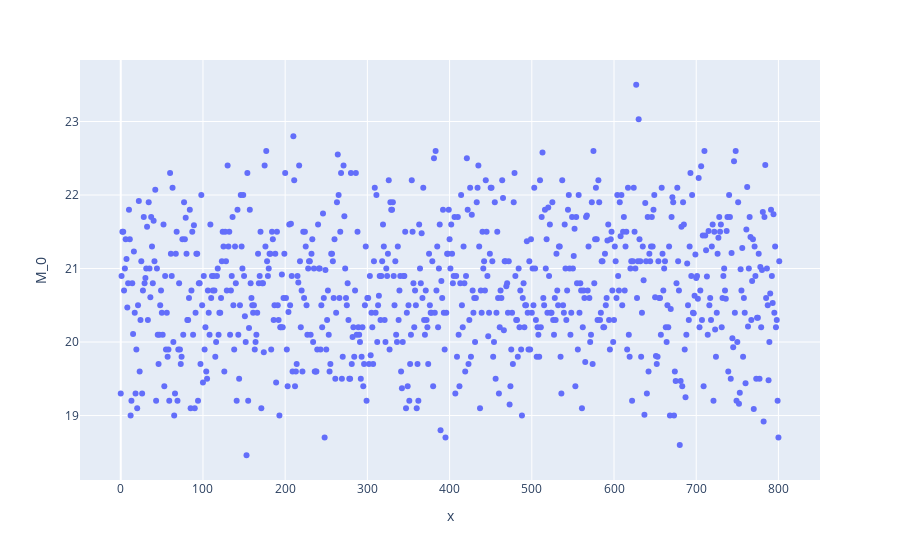

Write notebook code for a chart like this one.
### Code cell
fig = px.scatter(fp, x=range(0,len(fp['mu_ra_0'])), y='M_0')
fig.show()

### Figure 1 — Plotly figure (JSON) as saved in the notebook; plotly's stock layout.template omitted (floating-point values rounded to 4 significant figures; data arrays with more than 128 entries replaced by an {"elided": "..."} marker saying what was removed)
{"data": [{"hovertemplate": "x=%{x}<br>M_0=%{y}<extra></extra>", "legendgroup": "", "marker": {"color": "#636efa", "symbol": "circle"}, "mode": "markers", "name": "", "orientation": "v", "showlegend": false, "type": "scatter", "x": {"elided": "802 int values"}, "xaxis": "x", "y": {"elided": "802 float values"}, "yaxis": "y"}], "layout": {"legend": {"tracegroupgap": 0}, "margin": {"t": 60}, "xaxis": {"anchor": "y", "domain": [0, 1], "title": {"text": "x"}}, "yaxis": {"anchor": "x", "domain": [0, 1], "title": {"text": "M_0"}}}}
